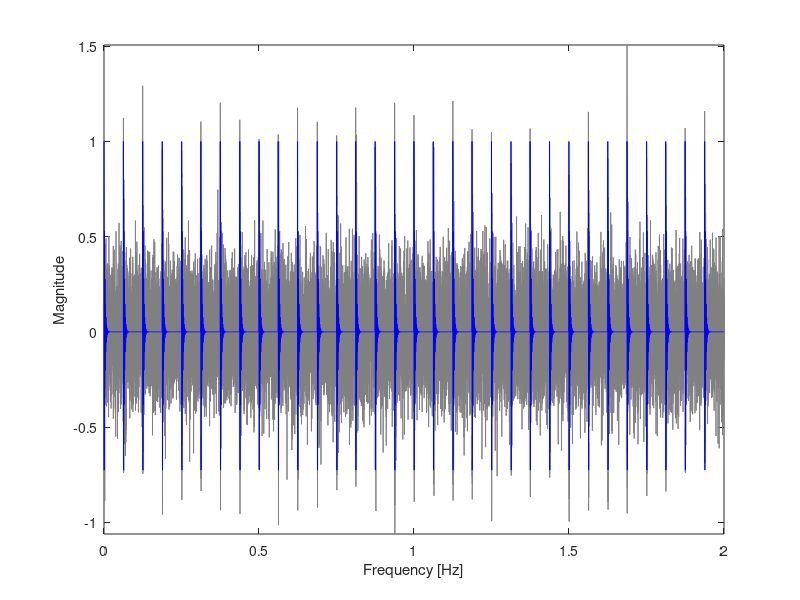
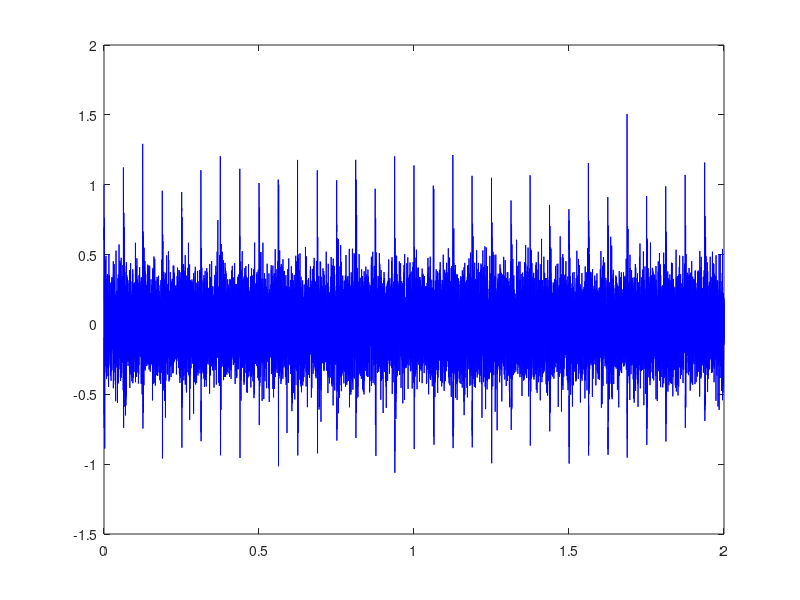

The MATLAB script that drew these images, in order: (Note: this script raises an error after producing the figures.)
%% import signal
clear
clc
close all
%% Two fault modes with common resonant frequency
fr1=3;  % convolution freq.
a1=1;    % amplitude for sig1;
fn1=625; % resonant freq.
zeta=400; % decaying rate
T1=1/16;  % fault frequency for sig1;
fs=10000;  % sampling freq.

% Generating the signal
t1=0:1/fs:T1;
sig_1=(a1*exp(-zeta*t1).*cos(2*pi*fn1*t1));  % single impulse

t=0:1/fs:2;
sig0=zeros(size(t));
for i=1:fix(t(end)/T1)
    if i==1 || i==fix(t(end)/T1)
        inde=max(find(t<=T1*(i-1)));
    else
        inde=max(find(t<=T1*(i-1)+(rand(1)-0.5)*2*1/100*T1));
%         inde=max(find(t<=T1*(i-1)+dd(mod(round(rand(1)*10),3)+1)*13/100*T1));
%         inde=max(find(t<=T1*(i-1)+dd(randperm(3,1))*0.75/100*T1));
    end
    sig0(inde:inde+length(sig_1)-1)=sig_1;
end
% sig1=(cos(2*pi*fr1*t)+1).*sig0;  % fault signal 1
sig1=sig0;
sig=awgn(sig1,-5,'measured');
% figure,plot(t,sig,'b')
figure,plot(t,sig,'color',0.5*[1 1 1])
hold on
plot(t,sig1,'b-')
axis tight
xlim([0 2])
xlabel('time [s]'),ylabel('Amplitude')
% frequency analysis
pp=abs(fft(sig))/length(sig)*2;
pp(1)=0;
ff=(0:length(pp)-1)/length(pp)*fs;
n1=floor(length(pp)/2);
%figure,plot(ff(1:n1),pp(1:n1),'b')
% xlim([400 1000])
xlabel('Frequency [Hz]'),ylabel('Magnitude')
y=sig;
y=y(1:20000);
soft = @(x, T) max(1 - T./abs(x), 0) .* x;

%% signal parameters
fs=10000;  % sampling freq.
t=(0:length(y)-1)/fs;
figure,plot(t,y,'b')

%% TQWT parameters
% High Q-factor wavelet transform
gamma=0.85;
%%% w = tqwt(x,Q,r,J);              % TQWT
%%%y = itqwt(w,Q,r,length(x));             % Inverse TQWT




%% Q,R inter
Q_range = 1:1:10;               
ka_range = 0.3:0.1:1;
r_range=3:5;
N=200;
ESHE = zeros();
f=1/T1;
delt_p=1.5;
fz1 = zeros();
ff1 = zeros();
for i = 1 :length(Q_range)
    Q= Q_range(i);
    for j = 1:length(r_range)
        r = r_range(j);
        J = min(10,computeJmax(N,Q,r));
        for k=1:length(ka_range)
            ka = ka_range(k);
            [x,~]=TQWT_SR_GMC_penalty_fun(y,Q,r,J,gamma,ka,0);
            y_GMC = itqwt(x,Q,r,length(y));
%%%---%%% envelope spectrum harmonic energy
            blp=abs(fft(abs(hilbert(y_GMC))))/length(y_GMC)*2;
            ff0=(0:length(y_GMC)-1)/length(y_GMC)*fs;
            ff=ff0(1:round(length(y_GMC)/2));
            bl=blp(1:round(length(y_GMC)/2));
            bl(1)=0;
            jg=fix(f/fs*length(1:round(length(y_GMC)/2)));
            [pks,loc]=findpeaks(bl,'minpeakdistance',round(jg/10));
            f_temp=f;
            clear fz1 ff1
            for ij=1:5
                [~,zb0]=find(ff>=f_temp-delt_p,1,'first');
                [~,yb0]=find(ff<=f_temp+delt_p,1,'last');
                [~,loc1]=find(loc>=zb0 & loc<=yb0);
                [~,loc10]=min(abs(ff(loc(loc1))-f_temp));
                if ~isempty(loc10)
                    fz1(ij)=bl(loc(loc1(loc10)));
                    ff1(ij)=ff(loc(loc1(loc10)));
                    f_temp=f+ff(loc(loc1(loc10)));
                else
                    fz1(ij)=0;
                    f_temp=f+f_temp;
                end
            end
            ESHE(i,j,k)=sum(fz1(1:3).^2);      
        end
    end
end


%% parm sort
c = reshape(ESHE,1,[]);
c =sort(c,'descend');
figure,plot(c) 
ylabel('ESHE')
xlabel('数据长度')


    
%% choose Q,r,J
[i,j]=max(ESHE);
i=squeeze(i);
j=squeeze(j);
[i_,j_]=max(i);
[i__,j__]=max(i_);
max_k=j__;
max_j=j_(max_k);
max_i=j(max_j,max_k);
Q = Q_range(max_i);
r = r_range(max_j);
ka = ka_range(max_k);
J = min(10,computeJmax(N,Q,r));

%% TQWT sparse representation
[x,v]=TQWT_SR_GMC_penalty_fun(y,Q,r,J,gamma,ka,0);
y_GMC = itqwt(x,Q,r,length(y));
figure,plot(t,y_GMC)
xlim([0,0.4])
figure,plot(t,sig1(1:length(y)),t,y_GMC,'r--')
legend('故障特征信号','去噪信号')
xlabel('时间[s]'),ylabel('幅值')

figure,plot(t,sig1(1:length(y)),t,y_GMC,'r--')
xlim([0.1,0.15])
legend('故障特征成分','小波基函数')
xlabel('时间[s]'),ylabel('幅值')
set(gca,'xticklabel',[]),set(gca,'yticklabel',[])
% figure,plot(t,y_GMC)
% xlabel('时间[s]'),ylabel('幅值')
% xlim([0,1])
PlotWavelets(10000,1,3,10,10);
xlim([4000,6000])
xlabel('采样时间')
ylabel('幅值')
set(gca,'xticklabel',[]),set(gca,'yticklabel',[])
title('Q=1,r=3')


figure,plot(sig_1)
xlabel('时间[s]')
ylabel('幅值')
xlim([0,300])


blp=abs(fft(abs(hilbert(y_GMC))))/length(y_GMC)*2;
figure,plot(blp)

blp(1)=0;
pl=(0:length(y_GMC)-1)/length(y_GMC)*fs;
figure,plot(pl(1:round(length(y_GMC)/2)),blp(1:round(length(y_GMC)/2)))
xlabel('频率 [Hz]'),ylabel('幅值')
xlim([0,350])

